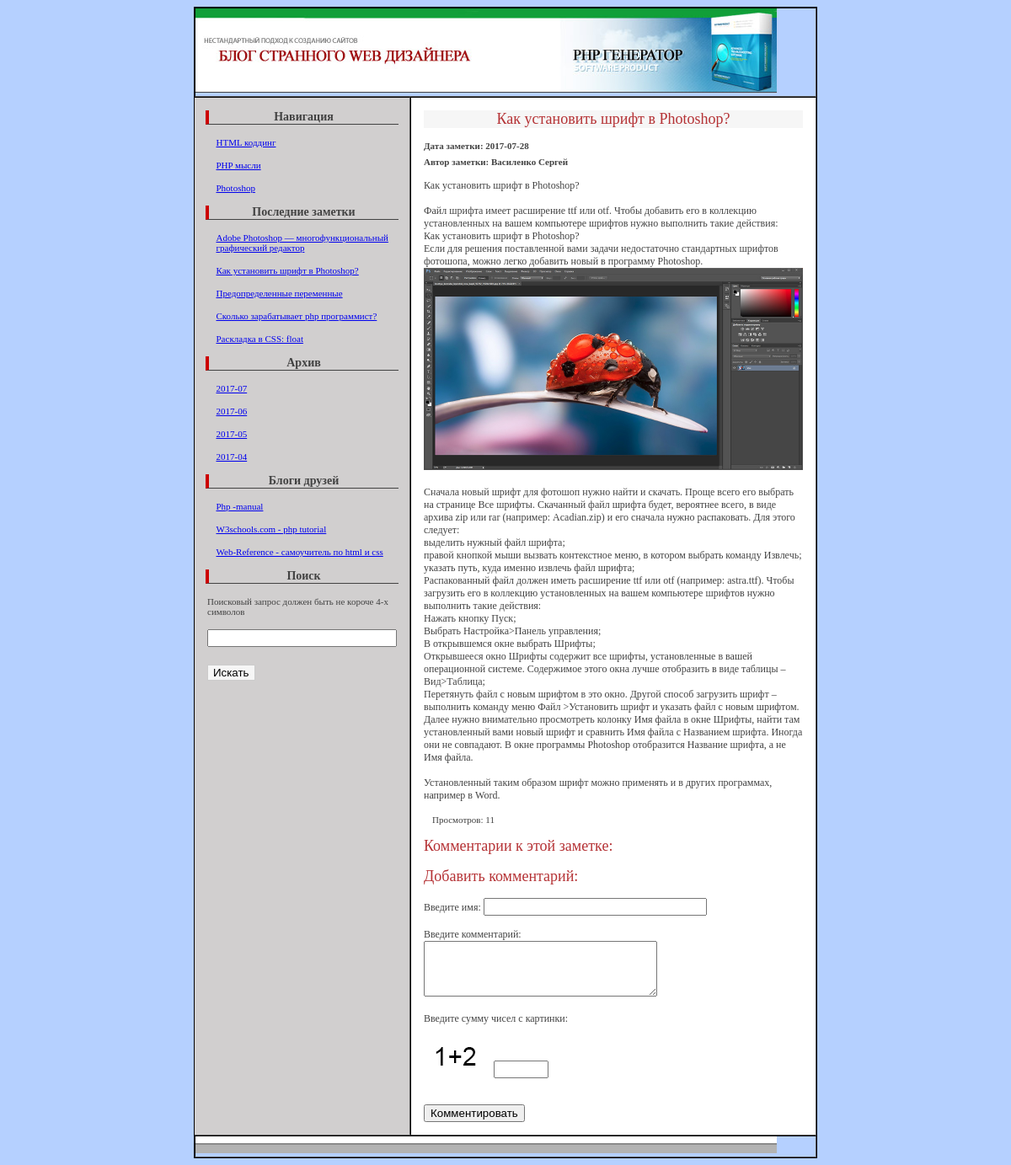
The page /view_post.php on the database its author committed.
### tables this page shows
CREATE TABLE `categories` (
  `id` int(5) NOT NULL,
  `title` varchar(255) NOT NULL,
  `text` text NOT NULL,
  `meta_k` varchar(255) NOT NULL,
  `meta_d` varchar(255) NOT NULL
);

CREATE TABLE `data` (
  `id` int(5) NOT NULL,
  `meta_k` varchar(255) NOT NULL,
  `meta_d` varchar(255) NOT NULL,
  `description` varchar(255) NOT NULL,
  `author` varchar(255) NOT NULL,
  `text` text NOT NULL,
  `views` int(7) NOT NULL DEFAULT '0',
  `date` date NOT NULL DEFAULT '2017-09-28',
  `title` varchar(255) NOT NULL,
  `mini_img` varchar(255) NOT NULL,
  `cat` int(5) NOT NULL DEFAULT '0'
);

CREATE TABLE `friends_blogs` (
  `id` int(5) NOT NULL,
  `title` varchar(255) NOT NULL,
  `link` varchar(255) NOT NULL
);

CREATE TABLE `com_settings` (
  `id` int(2) NOT NULL,
  `img` varchar(255) NOT NULL,
  `sum` int(10) NOT NULL
);

### view_post.php (the view, shortened to what this page needs)
<?php
if (!isset ($_GET['id'])) { $id=1;}
include("blocks/db.php");
$result = mysqli_query($db,"SELECT * FROM data WHERE id='$id'");
if (mysqli_num_rows($result)>0){
	$myrow=mysqli_fetch_array($result);
	$new_view=$myrow["views"]+1;
	mysqli_query($db,"UPDATE data SET views='$new_view' WHERE id='$id'");
}
else
	echo "В результирующей выборке нет рядов.";
?>
<!doctype html>
<html>
<head>
<link href="style.css" rel="stylesheet" type="text/css">
</head>
<body>
<table width="690" border="1" align="center" cellpadding="0" cellspacing="0" class="main_border">
  <tbody>
    <tr>
    <?php include("blocks/header.php"); ?>
    </tr>
    <tr>
      <?php include("blocks/lefttd.php"); ?>
      <td width="508" valign="top"  bgcolor="#FFFFFF">
      <p><?php
		  printf("<p class='post_title2'>%s</p><p class='post_add'>Дата заметки: %s</p><p class='post_add'>Автор заметки: %s</p>%s<p class='post_view'>Просмотров: %s</p>", $myrow['title'], $myrow['date'], $myrow['author'], $myrow['text'], $myrow['views']);
			   $result4 = mysqli_query($db,"SELECT img FROM com_settings ");
if (mysqli_num_rows($result4)>0){
	$myrow4=mysqli_fetch_array($result4);
}
else
	echo "В результирующей выборке нет рядов.";
?>
      <p class="comment_title">Комментарии к этой заметке:</p>
      <p class="comment_title">Добавить комментарий:</p>
      <form action="comments.php" method="post">
      <p><label >Введите имя: <input name='author' type="text" size="30" maxlength="30"></label></p>
      <p><label>Введите комментарий: <br> <textarea name='text' cols="32" rows="4"></textarea></label></p>
      <p>Введите сумму чисел с картинки: <br>
      <img style='margin-top: 17px;' src="<?php echo $myrow4["img"]; ?>" width="80" height="40" >
	<input name='pr' style='margin-bottom: 16px;' type="text" size="5" maxlength="5">
      </p>
      <p><input name='sub_com' type="submit" value="Комментировать"></p>
      </form>
       </td>
    </tr>
    <tr>
      <?php include("blocks/footer.php"); ?>
    </tr>
  </tbody>
</table>
</body>
</html>

### blocks/header.php
<td colspan="2"><img src="img/header.jpg" width="690" height="100" alt=""/></td>

### blocks/lefttd.php (shortened to what this page needs)
<td valign="top" width="182" bgcolor="#EBEAEA" class="left">
    <p class="nav_title">Навигация </p>
    <?php
    $result2 = mysqli_query($db, "SELECT * FROM categories");
if (mysqli_num_rows($result2)>0)
    {
    $myrow2=mysqli_fetch_array($result2);
    do {
        printf("<p class='nav_list'><a href='view_cat.php?cat=%s'>%s</a></p>", $myrow2['id'], $myrow2['title']);
    } while ($myrow2 = mysqli_fetch_array($result2));
    } else {
    echo "В результирующей выборке нет рядов.";
}
?>
    <p class="nav_title">Последние заметки </p>
    <?php
    $result3 = mysqli_query($db, "SELECT title,id  FROM data ORDER BY date DESC, id DESC LIMIT 5");
    if (mysqli_num_rows($result3) > 0) {
        $myrow3 = mysqli_fetch_array($result3);
    } else
        echo "В результирующей выборке нет рядов.";
    do
    {
        printf ("<p class='nav_list'><a href='view_post.php?id=%s'>%s</a></p>",$myrow3['id'],$myrow3['title']);
    }
    while ($myrow3=mysqli_fetch_array($result3));
    ?>
    <p class="nav_title">Архив </p>
    <?php
    $result4 = mysqli_query($db,"SELECT DISTINCT LEFT (date,7) AS month FROM data ORDER BY month DESC");
    if (mysqli_num_rows($result4)>0)
    {
        $myrow4=mysqli_fetch_array($result4);
        do {
            printf ("<p class='nav_list'><a href='view_date.php?date=%s'>%s</a></p>",$myrow4['month'],$myrow4['month']);
        }
        while ($myrow4=mysqli_fetch_array($result4));
    }
    else
        echo "В результирующей выборке нет рядов.";
    ?>
    <p class="nav_title">Блоги друзей</p>
    <?php
    $result5 = mysqli_query($db,"SELECT * FROM friends_blogs");
    if (mysqli_num_rows($result5)>0)
    {
        $myrow5=mysqli_fetch_array($result5);
        do {
            printf ("<p class='nav_list'><a href='%s' target='_blank'>%s</a></p>",$myrow5['link'],$myrow5['title']);
        }
        while ($myrow5=mysqli_fetch_array($result5));
    }
    else
        echo "В результирующей выборке нет рядов.";
    ?>
    <p class="nav_title">Поиск</p>
    <form action="view_search.php" method="post">
        <p class="search_t">Поисковый запрос должен быть не короче 4-х символов</p>
        <p> <input type="text" name="search" size="25" maxlength="40"></p>
        <p> <input class="search_b" type="submit" name="submit_s" value="Искать"></p>
    </form>
</td>

### blocks/footer.php
<td colspan="2"><img src="img/footer.jpg" width="690" height="20" alt=""/></td>

### style.css (style rules this page uses)
.main_border { border: 1px solid #000000; }
body { background-image: url(img/bg.jpg); font: Verdana;font-size: 12px; color:#424242; }
.left { border-left: #393636; background-color:#D1CFCF; }
p { font:Lucida Grande, Lucida Sans Unicode, Lucida Sans, DejaVu Sans, Verdana,"sans-serif"; font-size: 12px; color:#424242; margin: 15px; }
.nav_title { margin-top: 15px; margin-left: 5%; margin-right: 5%; border-left: 4px solid #CC0000; border-bottom: 1px solid #424242; font-weight: bold; text-align: center; font-size: 14px; }
.nav_list { font-size: 11px; margin-left: 10%; }
.post_view { font-size: 11px; color: #424242; }
.post_title2 { color:#B53235; font-size: 18px; background-color: #F6F6F6; text-align: center; }
.post_add { margin-top: 7px; margin-bottom: 7px; font-size: 11px; font-weight: bold; color: #424242; }
.post_view { color:#424242; font-size: 11px; margin-left: 25px; }
.comment_title { color:#B53235; font-size: 18px; }
.search_t { font-size: 11px; }
.search_b { border: 1px solid #cccccc; background-color: #F6F6F6; margin-top: 6px; }

### rows shown on the page
categories: title "HTML коддинг"
categories: title "PHP мысли"
categories: title "Photoshop"
data: title "Adobe Photoshop — многофункциональный графический редактор"
data: title "Как установить шрифт в Photoshop?", date "2017-07-28", author "Василенко Сергей", text "Как установить шрифт в Photoshop? Файл шрифта имеет расширение ttf или otf. Чтобы добавить его в коллекцию установленных на вашем компьютере шрифтов нужно выполнить такие действия: Как установить шрифт в Photoshop? Если для решения поставленной вами задачи недостаточно стандартных шрифтов фотошопа, можно легко добавить новый в программу Photoshop. Сначала новый шрифт для фотошоп нужно найти и скачать. Проще всего его выбрать на странице Все шрифты. Скачанный файл шрифта будет, вероятнее всего, в виде архива zip или rar (например: Acadian.zip) и его сначала нужно распаковать. Для этого следует: выделить нужный файл шрифта; правой кнопкой мыши вызвать контекстное меню, в котором выбрать…", text (picture), views "11"
data: title "Предопределенные переменные"
data: title "Сколько зарабатывает php программист?"
data: title "Раскладка в CSS: float"
friends_blogs: title "Php -manual"
friends_blogs: title "W3schools.com - php tutorial"
friends_blogs: title "Web-Reference - самоучитель по html и css"
com_settings: img (picture)

### other values the page prints
$myrow4['month'] "2017-07"
$myrow4['month'] "2017-06"
$myrow4['month'] "2017-05"
$myrow4['month'] "2017-04"
